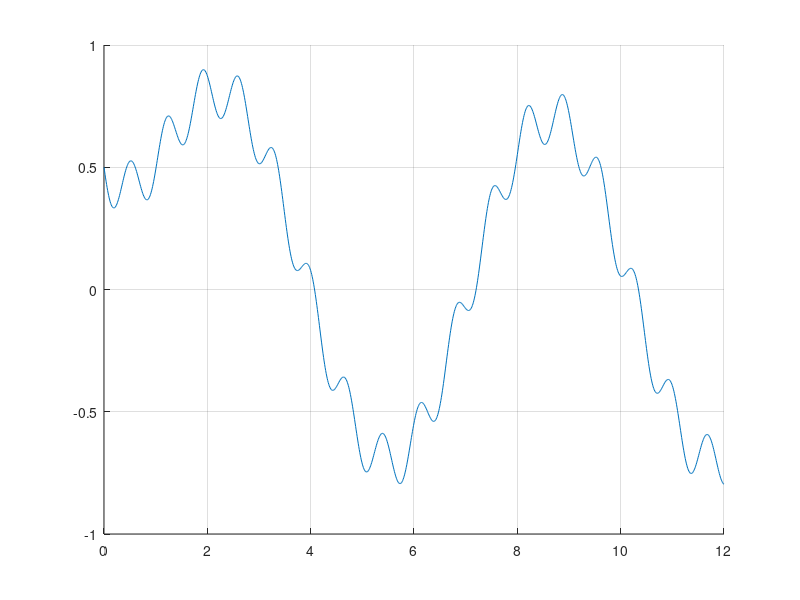

The MATLAB script that drew this image:
% This file is used for the graphing of HW00P7

y = @(t) (1/2) * sin(t) - (9/82) * sin(9*t) - (1/2) * cos(t) - (1/82) * cos(9*t) + (83/82) * exp(-t);


% plotting
figure 
hold on
grid on

% plot function
t = 0:0.01:12;
plot(t, y(t))
xlim([0,12])